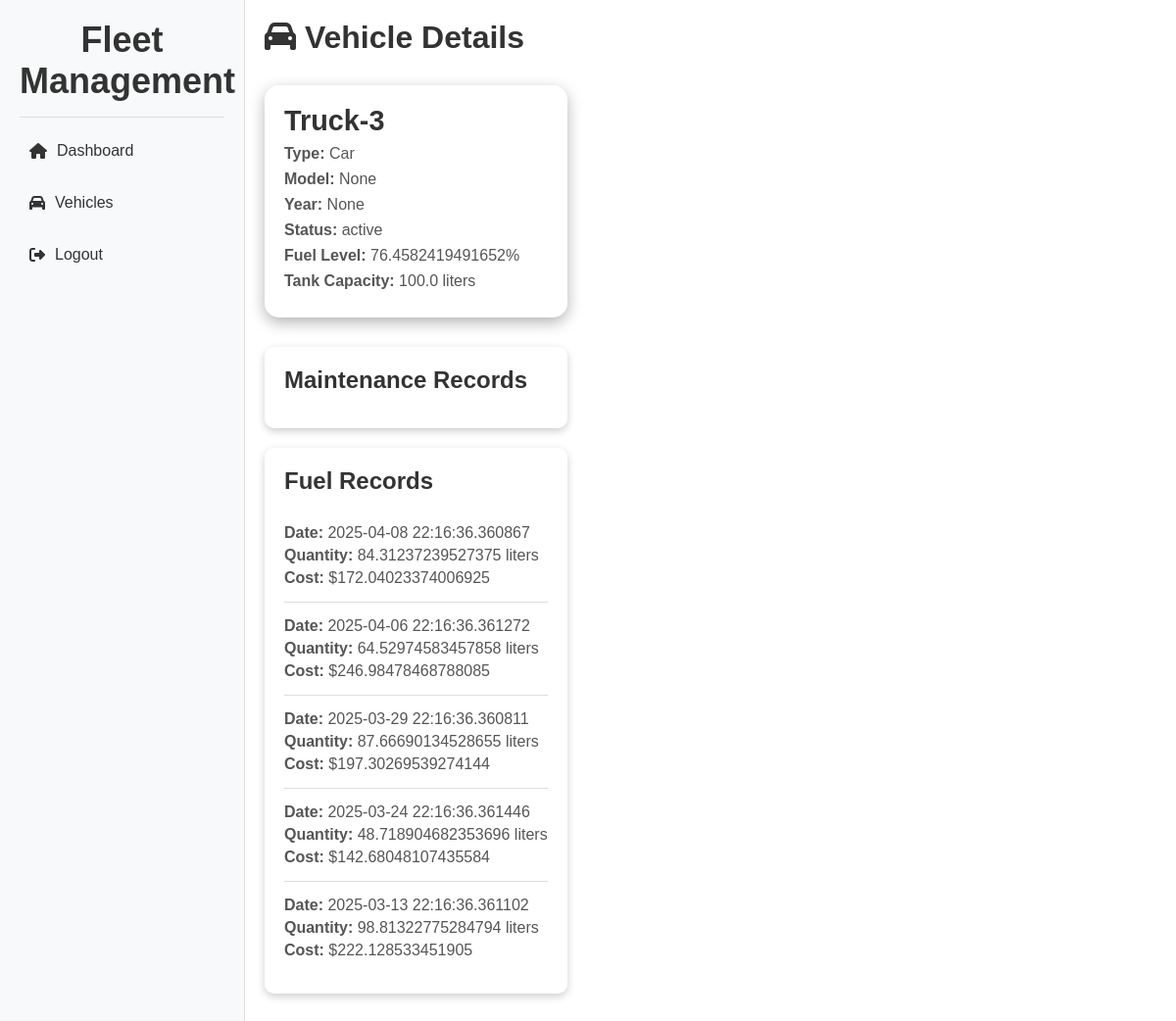
/vehicle/3 (signed in), run on the app's committed database.
### app.py (models this page shows)
class Vehicle(db.Model):
    id = db.Column(db.Integer, primary_key=True)
    name = db.Column(db.String(80), nullable=False)
    vehicle_type = db.Column(db.String(50), nullable=False, default='Truck')  # New field
    model = db.Column(db.String(100))  # New field
    year = db.Column(db.Integer)  # New field
    current_location = db.Column(db.String(200))
    latitude = db.Column(db.Float)
    longitude = db.Column(db.Float)
    fuel_level = db.Column(db.Float, default=100.0)
    status = db.Column(db.String(50), default='active')
    last_maintenance = db.Column(db.DateTime)
    tank_capacity = db.Column(db.Float, default=100.0)
    maintenance_records = db.relationship('MaintenanceRecord', backref='vehicle', lazy=True)
    fuel_records = db.relationship('FuelRecord', backref='vehicle', lazy=True)
    created_at = db.Column(db.DateTime, default=datetime.utcnow)
    updated_at = db.Column(db.DateTime, default=datetime.utcnow, onupdate=datetime.utcnow)
    image_url = db.Column(db.String(500))  # New field for vehicle image

class FuelRecord(db.Model):
    id = db.Column(db.Integer, primary_key=True)
    vehicle_id = db.Column(db.Integer, db.ForeignKey('vehicle.id'))
    driver_id = db.Column(db.Integer, db.ForeignKey('driver.id'))
    date = db.Column(db.DateTime, default=datetime.utcnow)
    quantity = db.Column(db.Float)
    cost = db.Column(db.Float)
    location = db.Column(db.String(200))
    created_at = db.Column(db.DateTime, default=datetime.utcnow)

### app.py (the view)
@app.route('/vehicle/<int:id>')
@login_required
def vehicle_details(id):
    vehicle = Vehicle.query.get_or_404(id)  # Fetch the vehicle by its ID
    maintenance_records = MaintenanceRecord.query.filter_by(vehicle_id=id).order_by(MaintenanceRecord.date.desc()).all()
    fuel_records = FuelRecord.query.filter_by(vehicle_id=id).order_by(FuelRecord.date.desc()).all()
    return render_template(
        'vehicle_details.html',
        vehicle=vehicle,
        maintenance_records=maintenance_records,
        fuel_records=fuel_records
    )

### app.py (called while the page is built)
@login_manager.user_loader
def load_user(user_id):
    return User.query.get(int(user_id))

### templates/vehicle_details.html (shortened to what this page needs)
<!DOCTYPE html>
<html lang="en">
<head>
    <link rel="stylesheet" href="{{ url_for('static', filename='css/vehicle_details.css') }}">
    <link rel="stylesheet" href="https://cdnjs.cloudflare.com/ajax/libs/font-awesome/6.4.0/css/all.min.css"/>
</head>
<body>
    <div class="details-container">
        <aside class="sidebar">
            <div class="sidebar-header">
                <h2>Fleet Management</h2>
            </div>
            <hr class="sidebar-divider">
            <ul class="sidebar-menu">
                <li>
                    <a href="/dashboard"><i class="fa-solid fa-home"></i> Dashboard</a>
                </li>
                <li>
                    <a href="/vehicles"><i class="fa-solid fa-car"></i> Vehicles</a>
                </li>
                <li>
                    <a href="/logout"><i class="fa-solid fa-right-from-bracket"></i> Logout</a>
                </li>
            </ul>
        </aside>
        <main class="content-wrapper">
            <header class="header">
                <h1 class="title"><i class="fa-solid fa-car"></i> Vehicle Details</h1>
            </header>
            <section class="vehicle-info">
                <h2>{{ vehicle.name }}</h2>
                <p><strong>Type:</strong> {{ vehicle.vehicle_type }}</p>
                <p><strong>Model:</strong> {{ vehicle.model }}</p>
                <p><strong>Year:</strong> {{ vehicle.year }}</p>
                <p><strong>Status:</strong> {{ vehicle.status }}</p>
                <p><strong>Fuel Level:</strong> {{ vehicle.fuel_level }}%</p>
                <p><strong>Tank Capacity:</strong> {{ vehicle.tank_capacity }} liters</p>
            </section>
            <section class="records-section">
                <div class="records-container">
                    <h3>Maintenance Records</h3>
                </div>
                <div class="records-container">
                    <h3>Fuel Records</h3>
                    <ul>
                        {% for record in fuel_records %}
                        <li>
                            <p><strong>Date:</strong> {{ record.date }}</p>
                            <p><strong>Quantity:</strong> {{ record.quantity }} liters</p>
                            <p><strong>Cost:</strong> ${{ record.cost }}</p>
                        </li>
                        {% endfor %}
                    </ul>
                </div>
            </section>
        </main>
    </div>
</body>
</html>

### static/css/vehicle_details.css (style rules this page uses)
* { margin: 0; padding: 0; box-sizing: border-box; }
body { font-family: Arial, sans-serif; background: url('../images/general-bg.jpg') no-repeat center center fixed; background-size: cover; height: 100vh; display: flex; }
.sidebar { position: fixed; top: 0; left: 0; bottom: 0; width: 250px; background-color: #f8f9fa; padding: 20px; border-right: 1px solid #ddd; }
.sidebar-header { text-align: center; font-size: 1.5rem; color: #333; }
.sidebar-divider { border: none; border-top: 1px solid #ddd; margin: 15px 0; }
.sidebar-menu { list-style: none; padding: 0; }
.sidebar-menu li { margin-bottom: 15px; }
.sidebar-menu li a { text-decoration: none; color: #333; font-size: 1rem; display: flex; align-items: center; gap: 10px; padding: 10px; border-radius: 5px; transition: background-color 0.3s ease, color 0.3s ease; }
.content-wrapper { margin-left: 250px; padding: 20px; width: calc(100% - 250px); display: flex; flex-direction: column; gap: 30px; }
.header { text-align: left; }
.title { font-size: 2rem; color: #333; }
.vehicle-info { background: rgba(255, 255, 255, 0.6); backdrop-filter: blur(12px); -webkit-backdrop-filter: blur(12px); border-radius: 15px; padding: 20px; box-shadow: 0 5px 15px rgba(0, 0, 0, 0.3); }
.vehicle-info h2 { font-size: 1.8rem; color: #333; }
.vehicle-info p { font-size: 1rem; margin: 8px 0; color: #555; }
.records-container { background: rgba(255, 255, 255, 0.8); border-radius: 10px; padding: 20px; box-shadow: 0 3px 8px rgba(0, 0, 0, 0.2); margin-bottom: 20px; }
.records-container h3 { font-size: 1.5rem; color: #333; margin-bottom: 15px; }
.records-container ul { list-style: none; padding: 0; }
.records-container li { padding: 10px 0; border-bottom: 1px solid #ddd; }
.records-container li:last-child { border-bottom: none; }
.records-container p { font-size: 1rem; margin: 5px 0; color: #555; }

### data on the page
Vehicle: name "Truck-3", vehicle_type "Car", model "None", year "None", status "active", fuel_level "76.4582419491652", tank_capacity "100.0"
FuelRecord: date "2025-04-08 22:16:36.360867", quantity "84.31237239527375", cost "172.04023374006925"
FuelRecord: date "2025-04-06 22:16:36.361272", quantity "64.52974583457858", cost "246.98478468788085"
FuelRecord: date "2025-03-29 22:16:36.360811", quantity "87.66690134528655", cost "197.30269539274144"
FuelRecord: date "2025-03-24 22:16:36.361446", quantity "48.718904682353696", cost "142.68048107435584"
FuelRecord: date "2025-03-13 22:16:36.361102", quantity "98.81322775284794", cost "222.128533451905"
